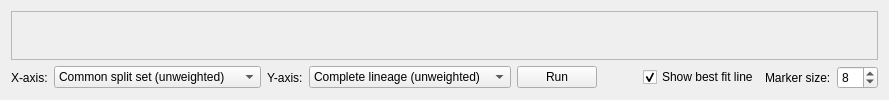
      <widget class="QWidget" name="tabResemblanceMeasureScatterplot">
       <attribute name="icon">
        <iconset resource="gui.qrc">
         <normaloff>:/icons/icons/scatterplot.png</normaloff>:/icons/icons/scatterplot.png</iconset>
       </attribute>
       <attribute name="title">
        <string>Resemblance scatterplot</string>
       </attribute>
       <layout class="QVBoxLayout" name="verticalLayout_33">
        <item>
         <widget class="QFrame" name="resemblanceScatterplotFrame">
          <property name="sizePolicy">
           <sizepolicy hsizetype="Preferred" vsizetype="Preferred">
            <horstretch>4</horstretch>
            <verstretch>4</verstretch>
           </sizepolicy>
          </property>
          <property name="frameShape">
           <enum>QFrame::StyledPanel</enum>
          </property>
          <property name="frameShadow">
           <enum>QFrame::Plain</enum>
          </property>
          <layout class="QHBoxLayout" name="horizontalLayout_46">
           <item>
            <widget class="QwtPlot" name="qwtResemblanceScatterplot">
             <property name="sizePolicy">
              <sizepolicy hsizetype="Preferred" vsizetype="Preferred">
               <horstretch>0</horstretch>
               <verstretch>0</verstretch>
              </sizepolicy>
             </property>
             <property name="focusPolicy">
              <enum>Qt::StrongFocus</enum>
             </property>
            </widget>
           </item>
          </layout>
         </widget>
        </item>
        <item>
         <layout class="QHBoxLayout" name="horizontalLayout_45">
          <item>
           <widget class="QLabel" name="label_74">
            <property name="text">
             <string>X-axis:</string>
            </property>
           </widget>
          </item>
          <item>
           <widget class="QComboBox" name="cboResemblenceXaxis">
            <property name="currentIndex">
             <number>0</number>
            </property>
            <item>
             <property name="text">
              <string>Common split set (unweighted)</string>
             </property>
            </item>
            <item>
             <property name="text">
              <string>Complete lineage (unweighted)</string>
             </property>
            </item>
            <item>
             <property name="text">
              <string>All splits (unweighted)</string>
             </property>
            </item>
            <item>
             <property name="text">
              <string>Common split set (normalized)</string>
             </property>
            </item>
            <item>
             <property name="text">
              <string>Complete lineage (normalized)</string>
             </property>
            </item>
            <item>
             <property name="text">
              <string>All splits (normalized)</string>
             </property>
            </item>
            <item>
             <property name="text">
              <string>UniFrac semimetric (normalized)</string>
             </property>
            </item>
           </widget>
          </item>
          <item>
           <widget class="QLabel" name="label_75">
            <property name="text">
             <string>Y-axis:</string>
            </property>
           </widget>
          </item>
          <item>
           <widget class="QComboBox" name="cboResemblenceYaxis">
            <property name="currentIndex">
             <number>1</number>
            </property>
            <item>
             <property name="text">
              <string>Common split set (unweighted)</string>
             </property>
            </item>
            <item>
             <property name="text">
              <string>Complete lineage (unweighted)</string>
             </property>
            </item>
            <item>
             <property name="text">
              <string>All splits (unweighted)</string>
             </property>
            </item>
            <item>
             <property name="text">
              <string>Common split set (weighted)</string>
             </property>
            </item>
            <item>
             <property name="text">
              <string>Complete lineage (weighted)</string>
             </property>
            </item>
            <item>
             <property name="text">
              <string>All splits (weighted)</string>
             </property>
            </item>
            <item>
             <property name="text">
              <string>UniFrac semimetric (weighted)</string>
             </property>
            </item>
           </widget>
          </item>
          <item>
           <widget class="QPushButton" name="btnScatterplotRun">
            <property name="statusTip">
             <string>Plot resemblance scatterplot</string>
            </property>
            <property name="whatsThis">
             <string>Plot resemblance scatterplot</string>
            </property>
            <property name="text">
             <string>Run</string>
            </property>
           </widget>
          </item>
          <item>
           <spacer name="horizontalSpacer_41">
            <property name="orientation">
             <enum>Qt::Horizontal</enum>
            </property>
            <property name="sizeHint" stdset="0">
             <size>
              <width>40</width>
              <height>20</height>
             </size>
            </property>
           </spacer>
          </item>
          <item>
           <widget class="QCheckBox" name="chkShowBestFit">
            <property name="text">
             <string>Show best fit line</string>
            </property>
            <property name="checked">
             <bool>true</bool>
            </property>
           </widget>
          </item>
          <item>
           <widget class="QLabel" name="label_76">
            <property name="text">
             <string>Marker size:</string>
            </property>
           </widget>
          </item>
          <item>
           <widget class="QSpinBox" name="spinScatterplotSize">
            <property name="minimum">
             <number>1</number>
            </property>
            <property name="value">
             <number>8</number>
            </property>
           </widget>
          </item>
         </layout>
        </item>
       </layout>
      </widget>
